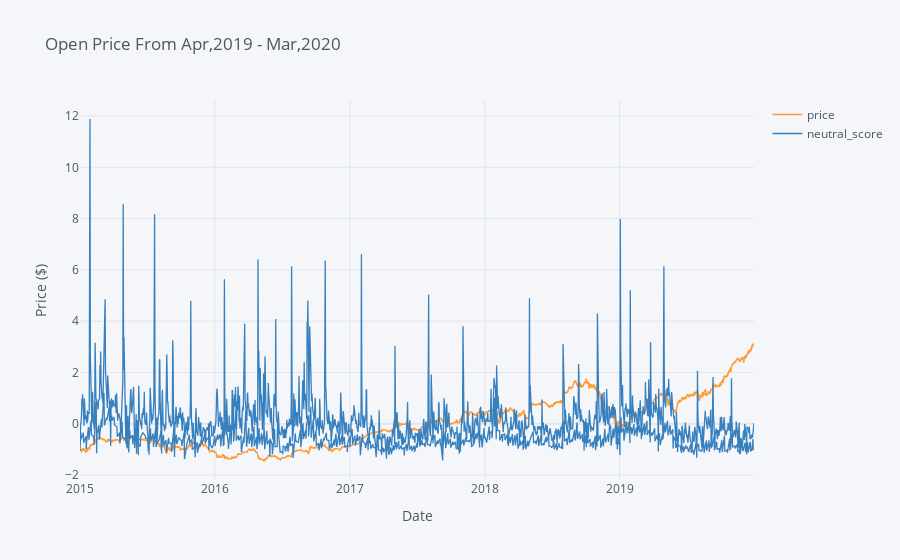

Here is the notebook cell this chart was saved with:
### Code cell
list1=['price','total_score',	'negative_score',	'positive_score',	'neutral_score']
scaled_df.iplot(x='date',y=[list1[0],list1[4]],xTitle="Date", yTitle="Price ($)", title="Open Price From Apr,2019 - Mar,2020")

### Figure 1 — Plotly figure (JSON) as saved in the notebook; plotly's stock layout.template omitted (floating-point values rounded to 4 significant figures; data arrays with more than 128 entries replaced by an {"elided": "..."} marker saying what was removed)
{"data": [{"line": {"color": "rgba(255, 153, 51, 1.0)", "dash": "solid", "shape": "linear", "width": 1.3}, "mode": "lines", "name": "price", "text": "", "type": "scatter", "x": {"elided": "1826 str values"}, "y": {"elided": "1826 float values"}}, {"line": {"color": "rgba(55, 128, 191, 1.0)", "dash": "solid", "shape": "linear", "width": 1.3}, "mode": "lines", "name": "neutral_score", "text": "", "type": "scatter", "x": {"elided": "1826 str values"}, "y": {"elided": "1826 float values"}}], "layout": {"legend": {"bgcolor": "#F5F6F9", "font": {"color": "#4D5663"}}, "paper_bgcolor": "#F5F6F9", "plot_bgcolor": "#F5F6F9", "title": {"font": {"color": "#4D5663"}, "text": "Open Price From Apr,2019 - Mar,2020"}, "xaxis": {"gridcolor": "#E1E5ED", "showgrid": true, "tickfont": {"color": "#4D5663"}, "title": {"font": {"color": "#4D5663"}, "text": "Date"}, "zerolinecolor": "#E1E5ED"}, "yaxis": {"gridcolor": "#E1E5ED", "showgrid": true, "tickfont": {"color": "#4D5663"}, "title": {"font": {"color": "#4D5663"}, "text": "Price ($)"}, "zerolinecolor": "#E1E5ED"}}}
